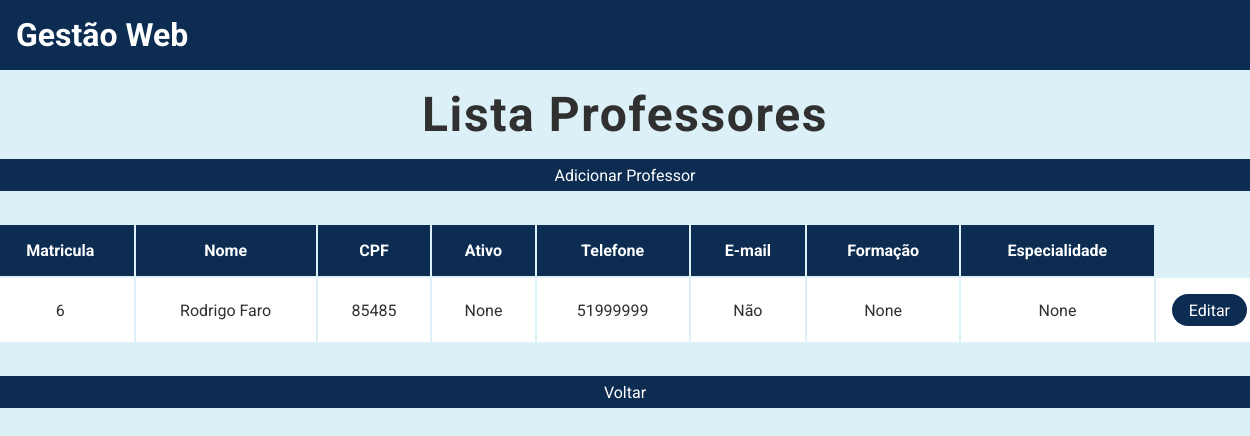
The page /listar/professores on the database its author committed.
### tables this page shows
CREATE TABLE Professores (Matricula INTEGER PRIMARY KEY AUTOINCREMENT, Nome VARCHAR (255) NOT NULL, CPF VARCHAR (11) NOT NULL UNIQUE, Ativo BOOLEAN DEFAULT (1), Telefone VARCHAR (11), Email VARCHAR (255), Formacao VARCHAR (255), Especialidade VARCHAR (255));

### index.py (the view)
@app.route("/listar/professores")
def listar_professores():
    professores = Professor.listar()
    return render_template("listar_professores.html", professores=professores)

### _Projeto_Professor.py (called while the page is built)
    @classmethod
    def listar(cls):
        conexao = sqlite3.connect('Gestão_Escolar.db')
        cursor = conexao.cursor()
        sql = """
            SELECT * FROM Professores
            ORDER BY nome
            """
        cursor.execute(sql)
        lista_professores = cursor.fetchall()
        conexao.close()
        return lista_professores

### templates/listar_professores.html
{% extends "base.html" %}
{% block conteudo %}
<div class="conteudo-principal">
    <h2> Lista Professores </h2>
    <div class="conteudo-tabela">
        <a href="/cadastro/professores" class="botao-primario"> Adicionar Professor </a>
        <table>
            <tr>
                <th>
                    Matricula
                </th>
                <th>
                    Nome
                </th>
                <th>
                    CPF
                </th>
                <th>
                    Ativo
                </th>
                <th>
                    Telefone
                </th>
                <th>
                    E-mail
                </th>
                <th>
                    Formação
                </th>
                <th>
                    Especialidade
                </th>
            </tr>
            {% if professores %}
                {% for professor in professores %}
                <tr>
                    <td>
                        {{ professor[0] }}
                    </td>
                    <td>
                        {{ professor[1] }}
                    </td>
                    <td>
                        {{ professor[2] }}
                    </td>
                    <td>
                        {{ professor[3] }}
                    </td>
                    <td>
                        {{ professor[4] }}
                    </td>
                    <td>
                        {% if professor[5] == 1 %}
                            Sim
                        {% else %}
                            Não
                        {% endif %}
                    </td>
                    <td>
                        {{ professor[6] }}
                    </td>
                    <td>
                        {{ professor[7] }}
                    </td>
                    <td>
                        <a href="/editar/professor/{{ professor[0] }}" class="botao-primario"> Editar </a>
                    </td>
                </tr>
                {% endfor %}
            {% else %}
                <td colspan="9"> Sem professores cadastrados. </td>
            {% endif %}
        </table>
        <a href="/" class="botao-primario"> Voltar </a>
    </div>
</div>
{% endblock %}

### static/css/style.css (style rules this page uses)
:root { --azul-fraco: rgb(220, 240, 247); --azul-escuro: rgb(12, 44, 82); --preto: rgb(48, 48, 48); --azul-normal: rgb(94, 157, 200); --verde-normal: rgb(21, 238, 108); }
* { margin: 0; padding: 0; box-sizing: border-box; }
body { font-family: 'Roboto', sans-serif; background: var(--azul-fraco) }
a { text-decoration: none; }
.botao-primario { display: flex; background-color: var(--azul-escuro); color: #FFFFFF; width: 100%; text-align: center; align-items: center; justify-content: center; border-radius: 3rem; }
main .conteudo-principal { display: flex; align-items: center; text-align: center; justify-content: center; flex-direction: column; margin-bottom: 3rem; }
main .conteudo-principal h2 { color: var(--preto); font-size: 3rem; margin: 1rem 0 1rem 0; letter-spacing: .1rem; }
main .conteudo-tabela { width: 80rem; }
main .conteudo-tabela .botao-primario { height: 2rem; font-size: 1rem; font-weight: 400; }
main .conteudo-tabela table { margin: 2rem 0 2rem 0; width: 100%; }
main .conteudo-tabela table th { background: var(--azul-escuro); color: #FFFFFF; padding: 1rem; }
main .conteudo-tabela table td { background: #FFFFFF; color: var(--preto); padding: 1rem; }

### rows shown on the page
Professores: Matricula "6", Nome "Rodrigo Faro", CPF "85485", professor "None", Telefone "51999999", Email "Não"
